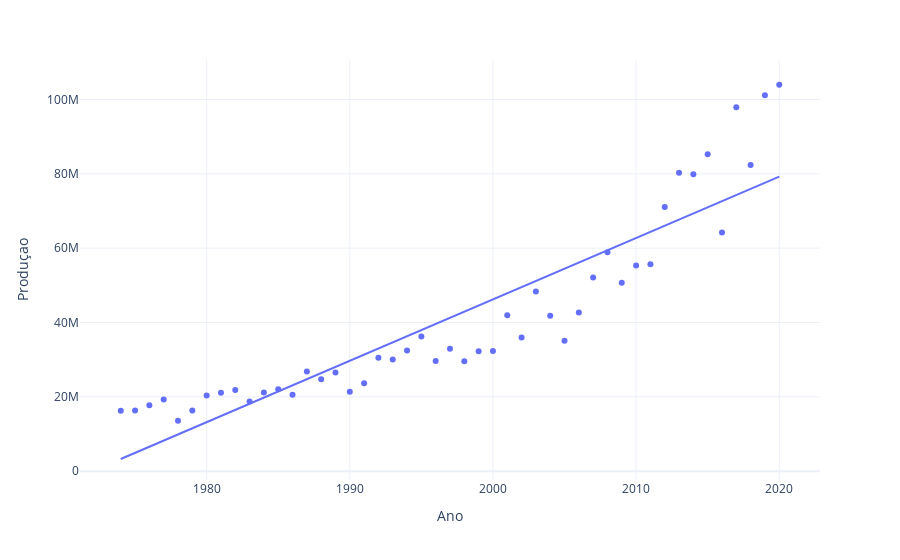

Notebook source saved alongside this figure:
### Markdown cell above
* Milho

### Code cell
fig =px.scatter(df_milho, x ='Ano', y='Produçao', trendline= 'ols')
fig.update_layout(template = 'plotly_white')
